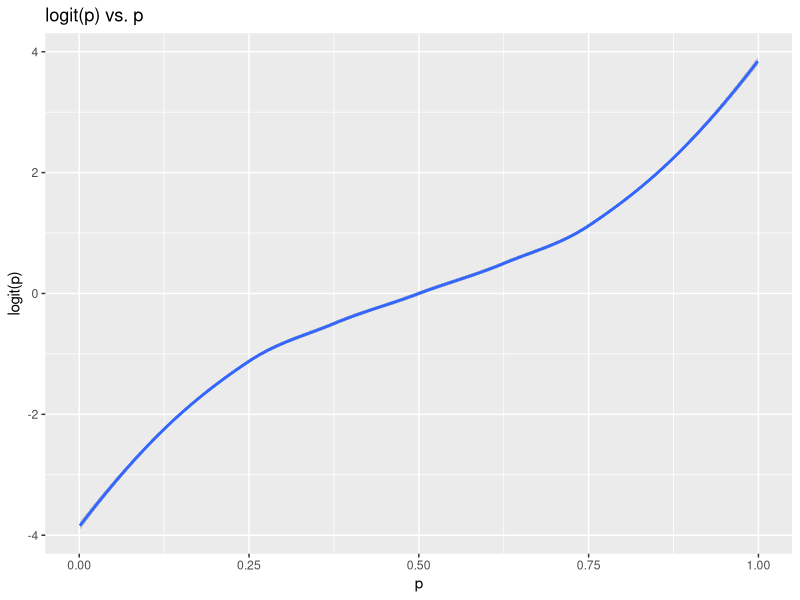
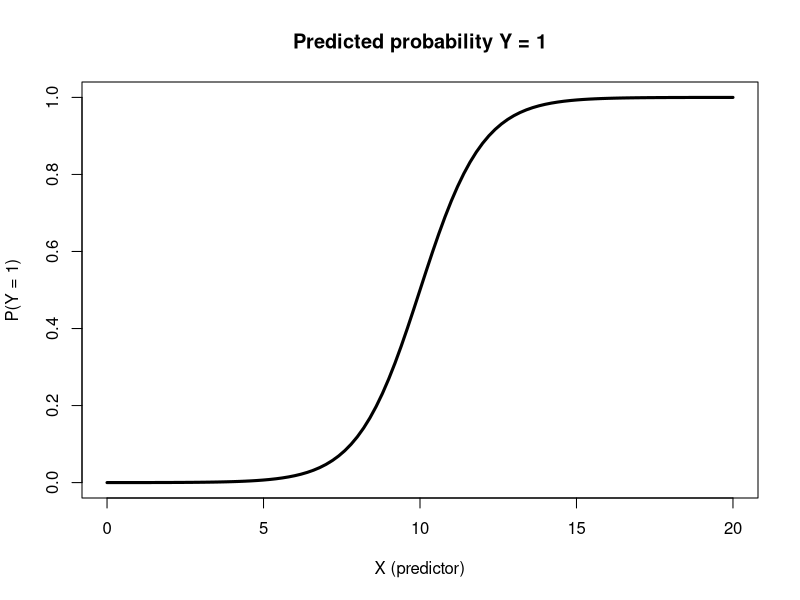

The R source for these figures, in order:
## ---- chunk 1
#| include: false

library(tidyverse)

tibble(
  x = seq(0.001, 0.999, 0.001),
  y = log(x / (1-x))
) |>
  ggplot(aes(x = x, y = y)) +
  geom_smooth() +
  scale_x_continuous(limits = c(0,1), breaks = c(0, 0.25, 0.5, 0.75, 1)) +
  labs(x = "p", y = "logit(p)", title = "logit(p) vs. p")
## ---- chunk 2
#| echo: false

sigmoid = function(x) 1 / (1 + exp(-x + 10))
plot.function(sigmoid, from = 0, to = 20, n = 101, 
              ylab="P(Y = 1)", 
              xlab = "X (predictor)", 
              main = "Predicted probability Y = 1", 
              lwd = 3)
